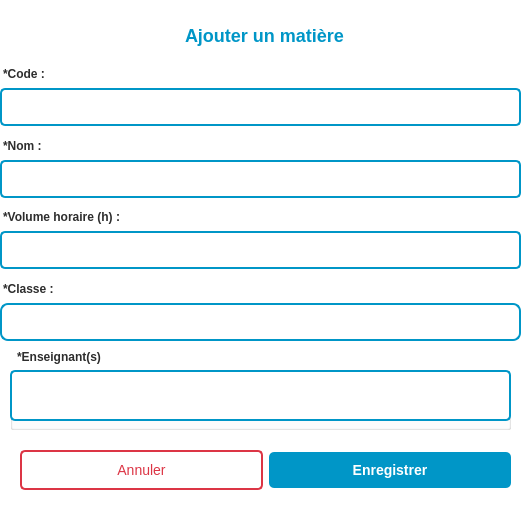
<?xml version="1.0" encoding="UTF-8"?>
<ui version="4.0">
 <class>MatiereDialog</class>
 <widget class="QDialog" name="MatiereDialog">
  <property name="geometry">
   <rect>
    <x>0</x>
    <y>0</y>
    <width>530</width>
    <height>508</height>
   </rect>
  </property>
  <property name="windowTitle">
   <string>Dialog</string>
  </property>
  <property name="styleSheet">
   <string notr="true">/* Fenêtre dialog */
QDialog {
    background-color: #FFFFFF;
    font-family: Arial;
    font-size: 14px;
}

/* Titre */
#label_titre{
    color: #0096C7;
    font-size: 18px;
    font-weight: bold;
    padding: 10px;
}

/* Labels */
#label_code, #label_nom, #label_volume, #label_classe {
    color: #2D2D2D;
    font-weight: bold;
    margin-top: 5px;
}

/* Champs de saisie */
QLineEdit {
    border: 2px solid #0096C7;
    border-radius: 5px;
    padding: 8px;
    font-size: 14px;
    color: #2D2D2D;
}

QLineEdit:focus {
    border: 2px solid #0077A8;
    background-color: #F0F9FF;
}

/* ComboBox */
QComboBox {
    border: 2px solid #0096C7;
    padding: 8px;
	 border-radius: 8px;
    font-size: 14px;
    color: #2D2D2D;
    background-color: #FFFFFF;
}

QComboBox:focus {
    border: 2px solid #0077A8;
}

QComboBox::drop-down {
    border: none;
    width: 30px;
}

QComboBox::down-arrow {
    width: 12px;
    height: 12px;
}

QComboBox QAbstractItemView {
    border: 2px solid #0096C7;
    border-radius: 5px;
    background-color: #FFFFFF;
    selection-background-color: #0096C7;
    selection-color: #FFFFFF;
}

/* Bouton enregistrer */
#btn_enregistrer {
    background-color: #0096C7;
    color: #FFFFFF;
    border-radius: 5px;
    padding: 10px 20px;
    font-size: 14px;
    font-weight: bold;
}

#btn_enregistrer:hover {
    background-color: #0077A8;
}

/* Bouton annuler */
#btn_annuler {
    background-color: #FFFFFF;
    color: #DC3545;
    border: 2px solid #DC3545;
    border-radius: 5px;
    padding: 10px 20px;
    font-size: 14px;
}

#btn_annuler:hover {
    background-color: #DC3545;
    color: #FFFFFF;
}

/* GroupBox */
QGroupBox {
    margin-top: 10px;
    font-weight: bold;
    color: #0096C7;
    padding: 10px;
}

QGroupBox::title {
    subcontrol-origin: margin;
    subcontrol-position: top left;
    padding: 0 5px;
 	color: #2D2D2D;
}

/* ListWidget */
QListWidget {
    border: 2px solid #0096C7;
    border-radius: 5px;
    padding: 5px;
    background-color: #FFFFFF;
    font-size: 13px;
    color: #2D2D2D;
}

QListWidget::item {
    padding: 5px;
    border-radius: 3px;
}

QListWidget::item:hover {
    background-color: #F0F9FF;
}

QListWidget::item:selected {
    background-color: #0096C7;
    color: #FFFFFF;
}

/* Case à cocher dans ListWidget */
QListWidget::indicator {
    width: 15px;
    height: 15px;
}

QListWidget::indicator:unchecked {
    border: 2px solid #0096C7;
    border-radius: 3px;
    background-color: #FFFFFF;
}

QListWidget::indicator:checked {
    border: 2px solid #0096C7;
    border-radius: 3px;
    background-color: #0096C7;
}</string>
  </property>
  <widget class="QWidget" name="widget_content" native="true">
   <property name="geometry">
    <rect>
     <x>0</x>
     <y>0</y>
     <width>531</width>
     <height>501</height>
    </rect>
   </property>
   <widget class="QLabel" name="label_titre">
    <property name="geometry">
     <rect>
      <x>170</x>
      <y>10</y>
      <width>231</width>
      <height>51</height>
     </rect>
    </property>
    <property name="text">
     <string>Ajouter un matière</string>
    </property>
   </widget>
   <widget class="QWidget" name="widget_form" native="true">
    <property name="geometry">
     <rect>
      <x>0</x>
      <y>60</y>
      <width>521</width>
      <height>281</height>
     </rect>
    </property>
    <layout class="QVBoxLayout" name="verticalLayout">
     <item>
      <widget class="QLabel" name="label_code">
       <property name="text">
        <string>*Code :</string>
       </property>
      </widget>
     </item>
     <item>
      <widget class="QLineEdit" name="lineEdit_code"/>
     </item>
     <item>
      <widget class="QLabel" name="label_nom">
       <property name="text">
        <string>*Nom :</string>
       </property>
      </widget>
     </item>
     <item>
      <widget class="QLineEdit" name="lineEdit_nom"/>
     </item>
     <item>
      <widget class="QLabel" name="label_volume">
       <property name="text">
        <string>*Volume horaire (h) :</string>
       </property>
      </widget>
     </item>
     <item>
      <widget class="QLineEdit" name="lineEdit_volume"/>
     </item>
     <item>
      <widget class="QLabel" name="label_classe">
       <property name="text">
        <string>*Classe :</string>
       </property>
      </widget>
     </item>
     <item>
      <widget class="QComboBox" name="comboBox_classe"/>
     </item>
    </layout>
   </widget>
   <widget class="QWidget" name="widget" native="true">
    <property name="geometry">
     <rect>
      <x>20</x>
      <y>440</y>
      <width>491</width>
      <height>61</height>
     </rect>
    </property>
    <layout class="QHBoxLayout" name="horizontalLayout">
     <item>
      <widget class="QPushButton" name="btn_annuler">
       <property name="text">
        <string>Annuler</string>
       </property>
      </widget>
     </item>
     <item>
      <widget class="QPushButton" name="btn_enregistrer">
       <property name="text">
        <string>Enregistrer</string>
       </property>
      </widget>
     </item>
    </layout>
   </widget>
   <widget class="QGroupBox" name="groupBox_enseignants">
    <property name="geometry">
     <rect>
      <x>10</x>
      <y>350</y>
      <width>501</width>
      <height>80</height>
     </rect>
    </property>
    <property name="title">
     <string>*Enseignant(s)</string>
    </property>
    <widget class="QListWidget" name="listWidget_enseignants">
     <property name="geometry">
      <rect>
       <x>0</x>
       <y>20</y>
       <width>501</width>
       <height>51</height>
      </rect>
     </property>
    </widget>
   </widget>
  </widget>
 </widget>
 <resources/>
 <connections/>
</ui>
